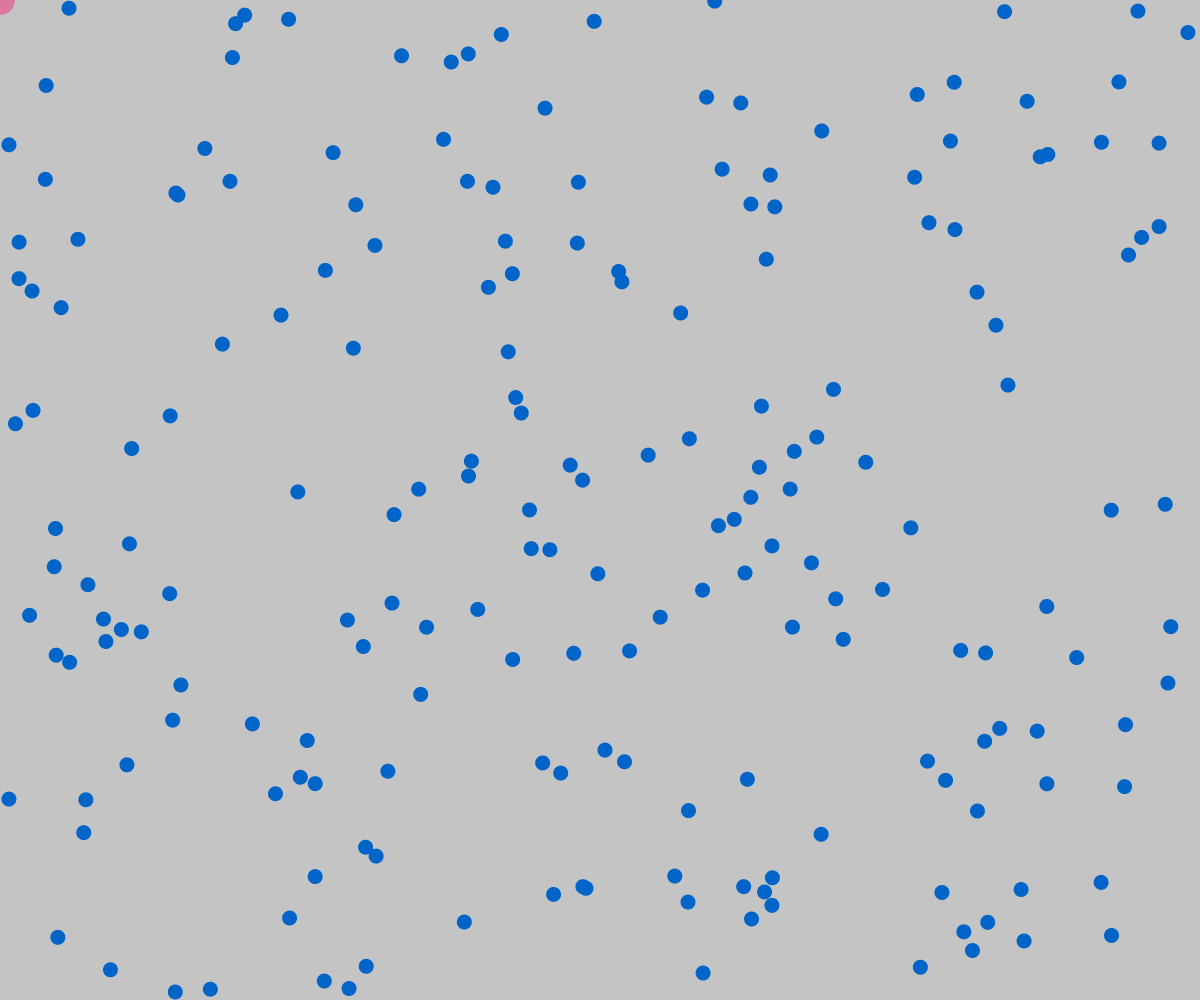
Frame 1 (no input)
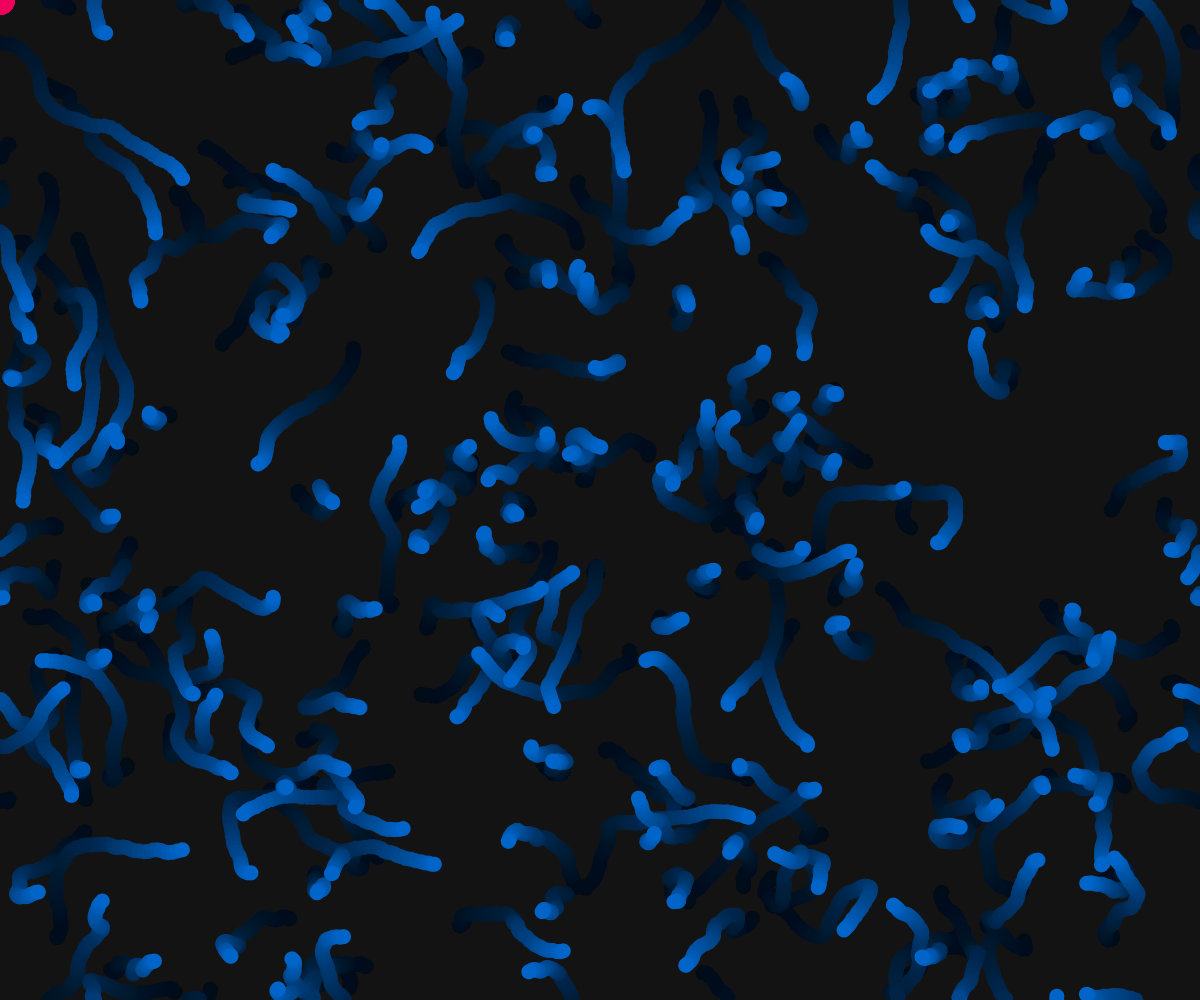
Frame 60 (the mouse pressed at the canvas centre just before this capture)
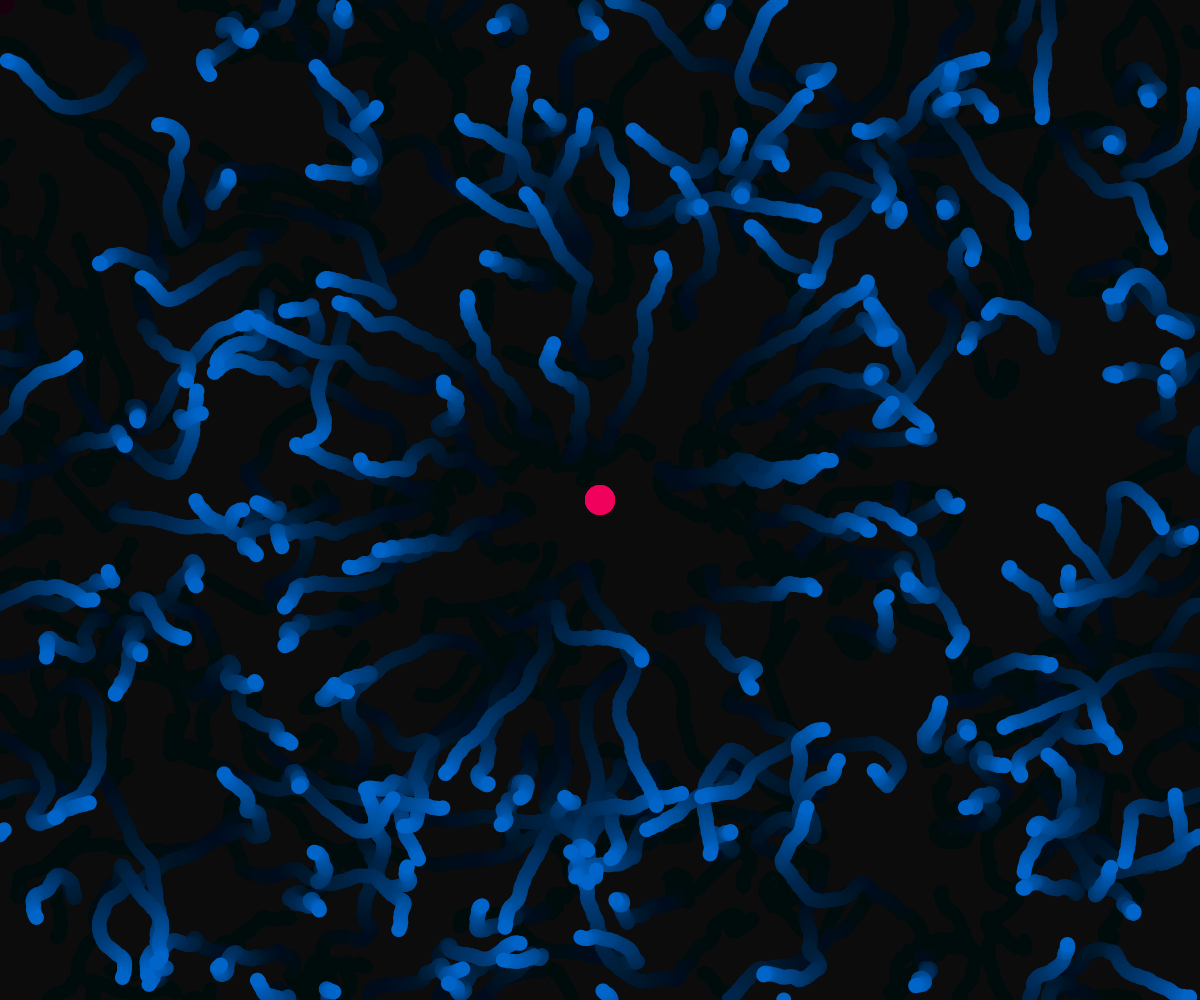
Frame 120 (the mouse held since frame 60 and released just before this capture)

The Processing sketch that drew these frames (run headless with seeded random() and noise(); from frame 60 on, the mouse is pressed at the canvas centre):

// Processing sketch: piranhas_game_mouseClick_
// ── piranhas_game_mouseClick_.pde
int nMover = 200; //creates integer number so we can use it in place of # of objects
Mover[] m = new Mover[nMover]; //variable = an area of variables, 10 slots
boolean clicked = false;

void setup()
{
 size(1200,1000); 
 surface.setTitle("om nom nom");
 for(int i = 0; i < m.length; i = i + 1) //creates a loop, beginning i = 0, with every step it increases value by 1
 {  //whatever we put here will be repeated 10 times, as directed by our area
   m[i] = new Mover();
 }
 //m[0] = new Mover();  //variable in only 1/10 slots
// m[1] = new Mover();  //variable in 2/10 slots etc

}

void draw()
{
  noStroke();
  fill(0,0,0,10);
  rect(0,0,width,height);
  for(int i = 0; i < m.length; i = i + 1) //nMover can also be replaced with m.length
  {
  m[i].update(); //activates update in class
  m[i].check();  //activates check
  m[i].display();  //activates display
  }
  drawMe();
}

void drawMe()
{
  noStroke();
  fill(255,0,100,100);
  circle(mouseX,mouseY,30);
}

void mousePressed()
{
  for(int i = 0; i < m.length; i = i + 1) //nMover can also be replaced with m.length
  {
    m[i].bite(mouseX,mouseY);
  }
}

// ── Mover.pde
class Mover //to define mover
{
 PVector location = new PVector (0,0);
 PVector velocity = new PVector (0,0);  //moves vector speed
 PVector acceleration1 = new PVector(0,0); //moves vector in length and direction, 1 means chase mouse
 PVector acceleration2 = new PVector(0,0);  //2 means random crawling
 float max_speed = random(1,5); //creates randomized speed
 float max_acc = random(0.1,0.5);
 boolean live = true;

  Mover()
  {
    this.location.x = random(width); //randomizes starting pos
    this.location.y = random(height);
  }

  void update()
  {
    if(live)
     {
      PVector mouse = new PVector(mouseX,mouseY);
      PVector dir = PVector.sub(mouse,location);
      float dist = dir.mag(); //#length of distance from mouse
      
      dir.normalize();
      dir.mult(max_acc);  //limit of acceleration
      location.add(velocity);
      velocity.limit(max_speed); //limits maximum speed
    
      acceleration1=dir;  //chasing the mouse
      acceleration2 = PVector.random2D(); //crawling
    
      if(dist < 300) // if dist is 300
      {  //lerp = linear interpolation
        acceleration1 = acceleration2.lerp(acceleration1,3.0-(dist/300.0));  //2 only chases if really near to 300
        acceleration1.mult(-1.0);
        velocity.add(acceleration1);  //object accelerates toward mouse
      }
      else
      {
        velocity.add(acceleration2);  //if not 300 from mouse, random crawling
      }
    }
  }
  
  void bite(int x, int y)
  {
     PVector mouse = new PVector(x,y);
     PVector dir = PVector.sub(mouse,location);
     float dist = dir.mag();
     if(dist < 30) this.live = false;
  }
  void check()
  {
    if(live)
      {
      if(location.x < 0) location.x = width;  //when location.x reaches borders, continue 
      if(location.x > width) location.x = 0;  //^^
      if(location.y < 0) location.y = height; //when location.y reaches borders, continue
      if(location.y > height) location.y = 0; //^^
      }
  }
  
  void display()
  {
    fill(200,245,255);
    if(live)
    {
    fill(0,100,200);
    }
    noStroke();
    circle(location.x,location.y,15);
  }
}
